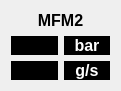
  <widget class="QWidget" name="verticalLayoutWidget_7">
   <property name="geometry">
    <rect>
     <x>890</x>
     <y>406</y>
     <width>121</width>
     <height>77</height>
    </rect>
   </property>
   <layout class="QVBoxLayout" name="verticalLayout_8">
    <item>
     <widget class="QLabel" name="MFM1_LABEL_10">
      <property name="font">
       <font>
        <family>Arial</family>
        <pointsize>12</pointsize>
        <weight>75</weight>
        <bold>true</bold>
       </font>
      </property>
      <property name="text">
       <string>MFM2</string>
      </property>
      <property name="alignment">
       <set>Qt::AlignCenter</set>
      </property>
     </widget>
    </item>
    <item>
     <layout class="QHBoxLayout" name="horizontalLayout_15">
      <item>
       <widget class="QLabel" name="MFM2_P">
        <property name="font">
         <font>
          <family>Arial</family>
          <pointsize>12</pointsize>
          <weight>75</weight>
          <bold>true</bold>
         </font>
        </property>
        <property name="styleSheet">
         <string notr="true">color: rgb(255, 255, 255);
background-color: rgb(0, 0, 0);</string>
        </property>
        <property name="text">
         <string/>
        </property>
        <property name="alignment">
         <set>Qt::AlignCenter</set>
        </property>
       </widget>
      </item>
      <item>
       <widget class="QLabel" name="UNIT_15">
        <property name="font">
         <font>
          <family>Arial</family>
          <pointsize>12</pointsize>
          <weight>75</weight>
          <bold>true</bold>
         </font>
        </property>
        <property name="styleSheet">
         <string notr="true">color: rgb(255, 255, 255);
background-color: rgb(0, 0, 0);</string>
        </property>
        <property name="text">
         <string>bar</string>
        </property>
        <property name="alignment">
         <set>Qt::AlignCenter</set>
        </property>
       </widget>
      </item>
     </layout>
    </item>
    <item>
     <layout class="QHBoxLayout" name="horizontalLayout_14">
      <item>
       <widget class="QLabel" name="MFM2_M">
        <property name="font">
         <font>
          <family>Arial</family>
          <pointsize>12</pointsize>
          <weight>75</weight>
          <bold>true</bold>
         </font>
        </property>
        <property name="styleSheet">
         <string notr="true">color: rgb(255, 255, 255);
background-color: rgb(0, 0, 0);</string>
        </property>
        <property name="text">
         <string/>
        </property>
        <property name="alignment">
         <set>Qt::AlignCenter</set>
        </property>
       </widget>
      </item>
      <item>
       <widget class="QLabel" name="UNIT_14">
        <property name="font">
         <font>
          <family>Arial</family>
          <pointsize>12</pointsize>
          <weight>75</weight>
          <bold>true</bold>
         </font>
        </property>
        <property name="styleSheet">
         <string notr="true">color: rgb(255, 255, 255);
background-color: rgb(0, 0, 0);</string>
        </property>
        <property name="text">
         <string>g/s</string>
        </property>
        <property name="alignment">
         <set>Qt::AlignCenter</set>
        </property>
       </widget>
      </item>
     </layout>
    </item>
   </layout>
  </widget>
